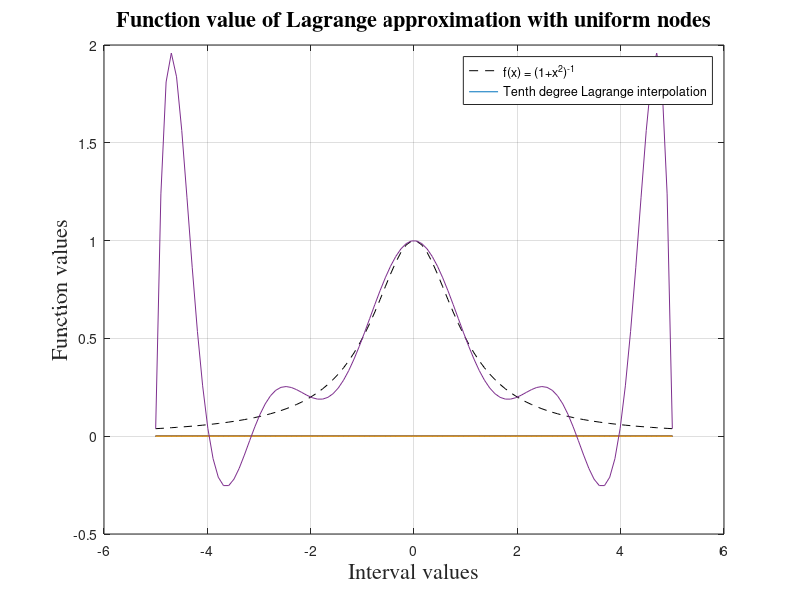
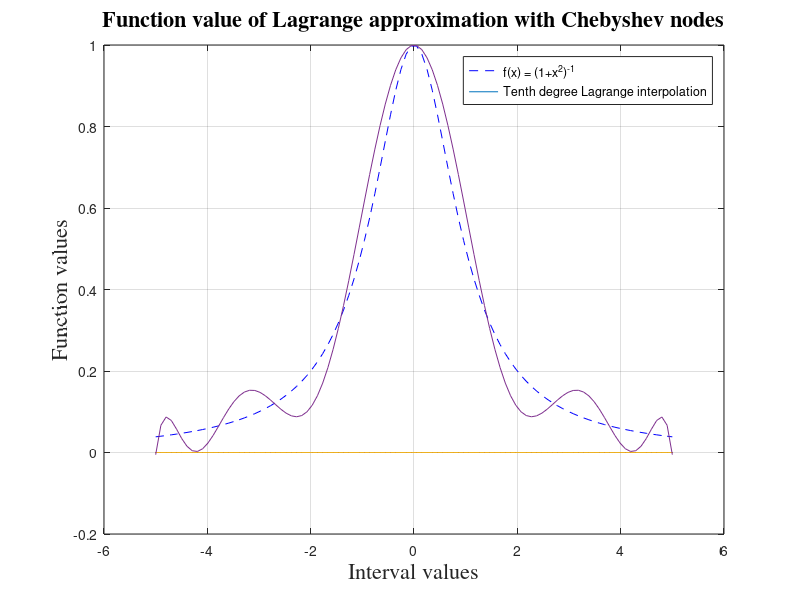
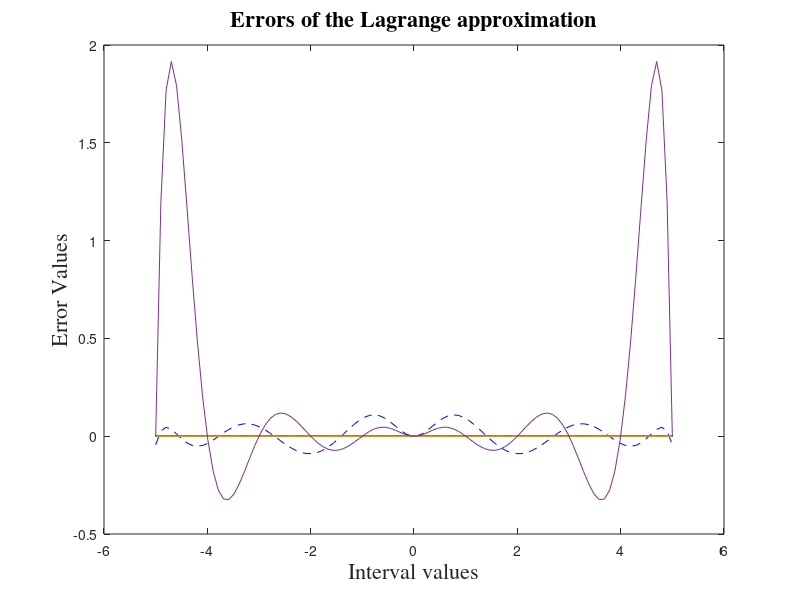

Source code (MATLAB) for these figures, in order:


a = -5;                                   
b =  5;                                    % Domain of the function
min_n =11;                                  % minimun number of polynomials to be estimated  
max_n = 11;                                 % max number of polynomials to be estimated  
xx = linspace( a, b, 100 );                % data to evaluate the functions don't confuse with the interpolation data
Lagrange_approx = zeros(max_n,length(xx)); %Big matrix to put eac interpolating polynomial
error = zeros(max_n,length(xx));           % Big matrix to put the errors

for n=min_n:max_n;

x = zeros(1,n); 
for jj=1:n;
    x(1,jj)=a+((jj-1)/(n-1))*(b-a);
end

%figure(1); clf; hold on;


Lagrange = ones(n,length(xx));

for j = 1:n
L = ones( size(xx) );
for k = 1:n
if (k == j), continue;
end
L = L .* (xx - x(k))./(x(j) - x(k));
end
Lagrange(j,:) = L;
%plot( xx, L, '-k', 'LineWidth', 1.5 );
%text( x(j), 1.1, sprintf( 'L_%d(x)', j ) );
end

%plot( x, ones( size(x) ), '.b', 'MarkerSize', 18 );
%plot( x, zeros( size(x) ), 'sr' );
%axis( [min(x)-0.2, max(x)+0.2, ceil(min(L))-1.0, floor(max(L))+0.5] );
%title('Lagrange Basis Functions');


% Chossing the function f 
ff = 1./(1+x.^2);
ffval = 1./(1+xx.^2);

%ff = exp(-4.*x.^2);
%ffval = exp(-4.*xx.^2);

%ff = exp(-x);
%ffval = exp(-xx);

Lagrange_approx(n,:)= ff*Lagrange;
error(n,:) = -ffval+Lagrange_approx(n,:);

end

figure;
plot(xx,ffval,'--k');
hold on;
plot(xx,Lagrange_approx);
xlabel('Interval values','FontSize',16,'FontName','Times');
ylabel('Function values','FontSize',16,'FontName','Times');
title('Function value of Lagrange approximation with uniform nodes','FontSize',16,'FontName','Times');
legend('f(x) = (1+x^2)^{-1}','Tenth degree Lagrange interpolation')
%axis( [min(x)-0.2, max(x)+0.2, ceil(min(L))-1.5, floor(max(L))+1.5] );
%plot( x, ones( size(x) ), '.b', 'MarkerSize', 18 );
%plot( x, zeros( size(x) ), 'sr' );
grid on;

%saving the error
error_uniform_nodes = error;

%figure;
%plot(xx,error);

hh= max_n-min_n;
maxerror_uniform = zeros(hh,1);
for k=min_n:max_n
maxerror_uniform(k,1) = max(abs(error_uniform_nodes(k,:)));
end



%% 

for n=min_n:max_n;

%Cheby nodes    
x_k = zeros(1,n);                            %Chebyshev nodes for [-1,1]
for jj=1:n;
    x_k(1,jj)=cos(((2*jj-1)/(2*n))*pi);
end

%Adjusting the nodes to [a,b]
x = zeros(1,n);                              %Chebyshev nodes for [a,b]
for jj=1:n;
    x(1,jj)= (x_k(1,jj)+1)*((b-a)/2) + a;
end

%figure(1); clf; hold on;

Lagrange = ones(n,length(xx));

for j = 1:n
L = ones( size(xx) );
for k = 1:n
if (k == j), continue;
end
L = L .* (xx - x(k))./(x(j) - x(k));
end
Lagrange(j,:) = L;
end

% Chossing the function f 
ff = 1./(1+x.^2);
ffval = 1./(1+xx.^2);

%ff = exp(-4.*x.^2);
%ffval = exp(-4.*xx.^2);

%ff = exp(-x);
%ffval = exp(-xx);

Lagrange_approx(n,:)= ff*Lagrange;
error(n,:) = -ffval+Lagrange_approx(n,:);

end


figure;
plot(xx,ffval,'--b');
hold on;
plot(xx,Lagrange_approx);
xlabel('Interval values','FontSize',16,'FontName','Times');
ylabel('Function values','FontSize',16,'FontName','Times');
title('Function value of Lagrange approximation with Chebyshev nodes','FontSize',16,'FontName','Times');
legend('f(x) = (1+x^2)^{-1}','Tenth degree Lagrange interpolation')
%axis( [min(x)-0.2, max(x)+0.2, ceil(min(L))-1.5, floor(max(L))+1.5] );
%plot( x, ones( size(x) ), '.b', 'MarkerSize', 18 );
%plot( x, zeros( size(x) ), 'sr' );
grid on;

error_cheby_nodes = error;

figure;
plot(xx,error_cheby_nodes,'--b');
hold on;
plot(xx,error_uniform_nodes);
xlabel('Interval values','FontSize',16,'FontName','Times');
ylabel('Error Values','FontSize',16,'FontName','Times');
title('Errors of the Lagrange approximation','FontSize',16,'FontName','Times');


hh= max_n-min_n;
maxerror_cheby = zeros(hh,1);
for k=min_n:max_n
maxerror_cheby(k,1) = max(abs(error_cheby_nodes(k,:)));
end

